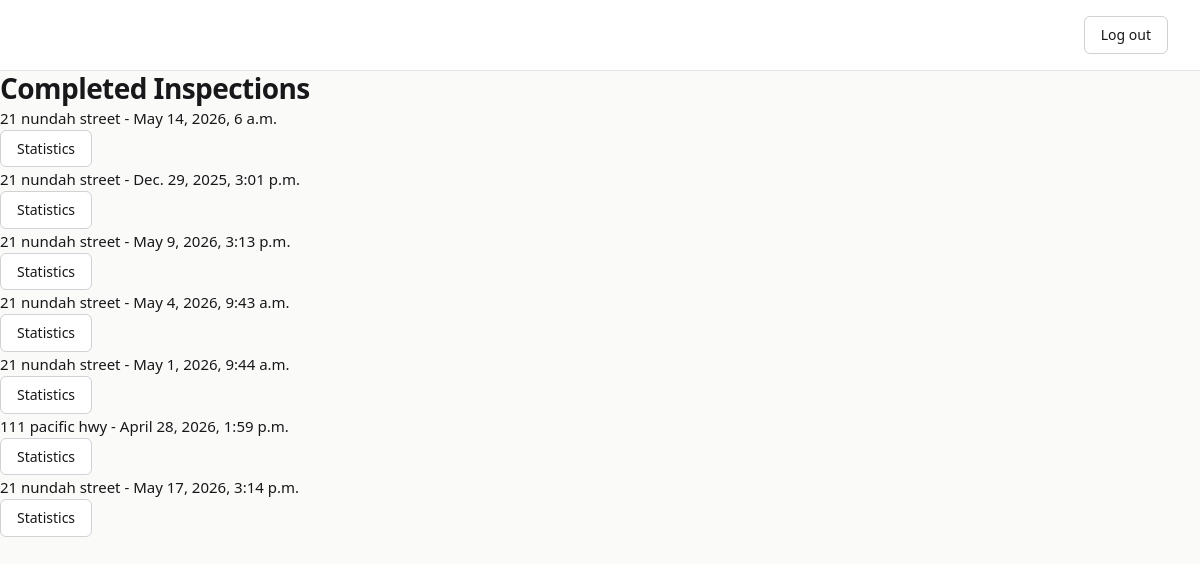
The page /propertytrack/inspections/completed/ on the database as committed earlier.
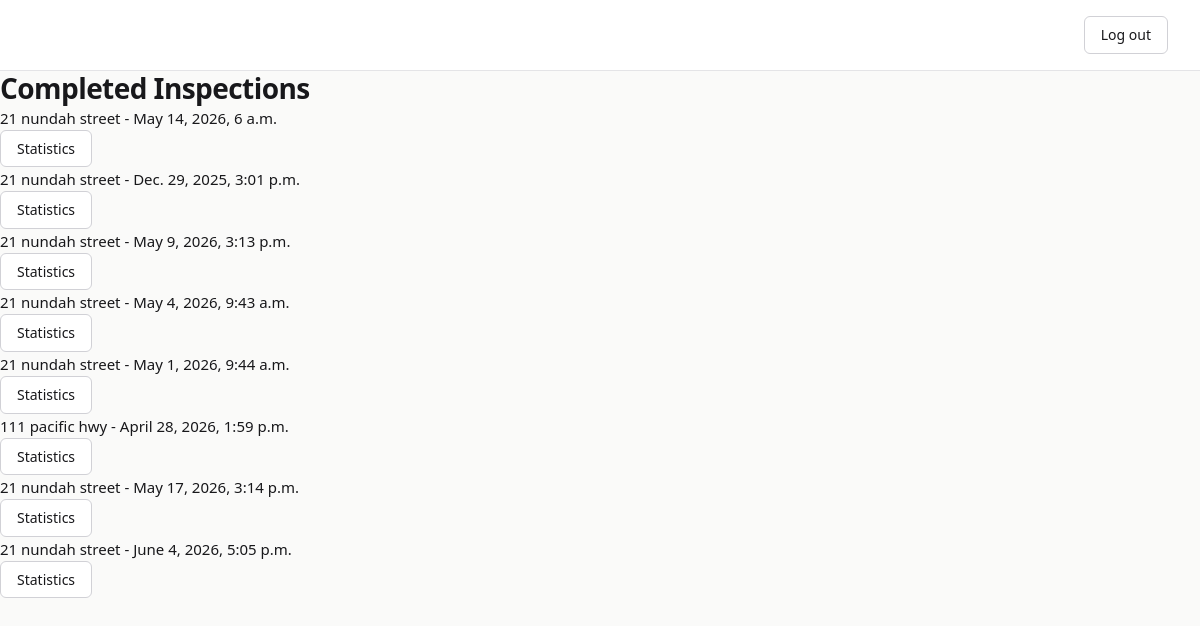
The same page on the database as committed later.
### propertytrack/models.py (models this page shows, shortened)
class Inspection(models.Model):
    STATUS_CHOICES = [
        ('scheduled', 'Scheduled'),
        ('in_progress', 'In Progress'),
        ('completed', 'Completed'),
    ]
    rental = models.ForeignKey(Rental, on_delete=models.CASCADE)
    inspection_date = models.DateTimeField()
    notes = models.TextField(blank=True, null=True)
    created_at = models.DateTimeField(auto_now_add=True)
    status = models.CharField(max_length=20, choices=STATUS_CHOICES, default='scheduled')
    def get_status(self):
        now = timezone.now()
        if now < self.inspection_date:
            return 'scheduled'
        elif now > self.inspection_date + timezone.timedelta(hours=2):
            return 'completed'
        else:
            return 'in_progress'

class Rental(models.Model):
    address = models.CharField(max_length=255)
    rent_amount = models.DecimalField(max_digits=8, decimal_places=2)
    is_archived = models.BooleanField(default=False)
    created_at = models.DateTimeField(auto_now_add=True)

### propertytrack/views.py (the view)
# urls.py: path("inspections/completed/", views.completed_inspections, name="completed_inspections"),
def completed_inspections(request):
    inspections = Inspection.objects.all()
    completed = [i for i in inspections if i.get_status() == 'completed']
    return render(request, 'propertytrack/inspections/completed.html', {'inspections': completed})

### propertytrack/templates/propertytrack/inspections/completed.html (shortened to what this page needs)
{% load static %}
<!DOCTYPE html>
<html lang="en">
<head>
    <link rel="stylesheet" href="{% static 'propertytrack/styles.css' %}">
</head>
<body>
    <div class="header">
        <form action="{% url 'agents:logout' %}" method="post">
            <button type="submit">Log out</button>
        </form>
    </div>
    <h1>Completed Inspections</h1>
    {% for inspection in inspections %}
        <p>{{ inspection.rental.address }} - {{ inspection.inspection_date }}</p>
        <a href="{% url 'propertytrack:inspection_statistics' inspection.id %}"><button>Statistics</button></a>
    {% endfor %}
</body>
</html>

Rows that differ between the two databases and show on the page:
added Inspection: rental.address "21 nundah street", inspection_date "June 4, 2026, 5:05 p.m."
